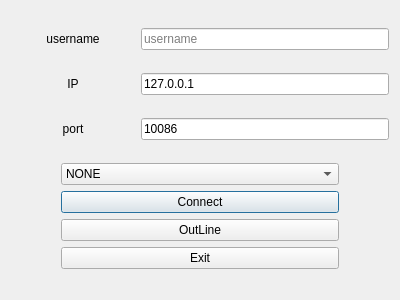
<?xml version="1.0" encoding="UTF-8"?>
<ui version="4.0">
 <class>ConnectDialog</class>
 <widget class="QDialog" name="ConnectDialog">
  <property name="geometry">
   <rect>
    <x>0</x>
    <y>0</y>
    <width>400</width>
    <height>300</height>
   </rect>
  </property>
  <property name="windowTitle">
   <string>Connect</string>
  </property>
  <layout class="QVBoxLayout" name="verticalLayout">
   <item>
    <layout class="QHBoxLayout" name="horizontalLayout" stretch="1,2">
     <item>
      <widget class="QLabel" name="LabelUserName">
       <property name="text">
        <string>username</string>
       </property>
       <property name="alignment">
        <set>Qt::AlignCenter</set>
       </property>
      </widget>
     </item>
     <item>
      <widget class="QLineEdit" name="lineEditUserName">
       <property name="placeholderText">
        <string>username</string>
       </property>
      </widget>
     </item>
    </layout>
   </item>
   <item>
    <layout class="QHBoxLayout" name="horizontalLayout_2" stretch="1,2">
     <item>
      <widget class="QLabel" name="labelIp">
       <property name="text">
        <string>IP</string>
       </property>
       <property name="alignment">
        <set>Qt::AlignCenter</set>
       </property>
      </widget>
     </item>
     <item>
      <widget class="QLineEdit" name="lineEditIp">
       <property name="text">
        <string>127.0.0.1</string>
       </property>
      </widget>
     </item>
    </layout>
   </item>
   <item>
    <layout class="QHBoxLayout" name="horizontalLayout_3" stretch="1,2">
     <item>
      <widget class="QLabel" name="labelPort">
       <property name="text">
        <string>port</string>
       </property>
       <property name="alignment">
        <set>Qt::AlignCenter</set>
       </property>
      </widget>
     </item>
     <item>
      <widget class="QLineEdit" name="lineEditPort">
       <property name="text">
        <string>10086</string>
       </property>
      </widget>
     </item>
    </layout>
   </item>
   <item>
    <layout class="QVBoxLayout" name="verticalLayout_2">
     <property name="leftMargin">
      <number>50</number>
     </property>
     <property name="rightMargin">
      <number>50</number>
     </property>
     <item>
      <widget class="QComboBox" name="comboBoxColor">
       <property name="editable">
        <bool>false</bool>
       </property>
       <property name="currentIndex">
        <number>0</number>
       </property>
       <property name="insertPolicy">
        <enum>QComboBox::NoInsert</enum>
       </property>
       <property name="sizeAdjustPolicy">
        <enum>QComboBox::AdjustToContentsOnFirstShow</enum>
       </property>
       <property name="modelColumn">
        <number>0</number>
       </property>
       <item>
        <property name="text">
         <string>NONE</string>
        </property>
       </item>
       <item>
        <property name="text">
         <string>BLACK</string>
        </property>
       </item>
       <item>
        <property name="text">
         <string>WHITE</string>
        </property>
       </item>
      </widget>
     </item>
     <item>
      <widget class="QPushButton" name="pushButton_2">
       <property name="text">
        <string>Connect</string>
       </property>
      </widget>
     </item>
     <item>
      <widget class="QPushButton" name="pushButtonOutLine">
       <property name="text">
        <string>OutLine</string>
       </property>
      </widget>
     </item>
     <item>
      <widget class="QPushButton" name="pushButtonExit">
       <property name="text">
        <string>Exit</string>
       </property>
      </widget>
     </item>
    </layout>
   </item>
  </layout>
 </widget>
 <resources/>
 <connections>
  <connection>
   <sender>pushButton_2</sender>
   <signal>clicked()</signal>
   <receiver>ConnectDialog</receiver>
   <slot>onClickConnectSlot()</slot>
   <hints>
    <hint type="sourcelabel">
     <x>173</x>
     <y>200</y>
    </hint>
    <hint type="destinationlabel">
     <x>377</x>
     <y>201</y>
    </hint>
   </hints>
  </connection>
  <connection>
   <sender>pushButtonOutLine</sender>
   <signal>clicked()</signal>
   <receiver>ConnectDialog</receiver>
   <slot>onClickOutlineSlot()</slot>
   <hints>
    <hint type="sourcelabel">
     <x>213</x>
     <y>236</y>
    </hint>
    <hint type="destinationlabel">
     <x>387</x>
     <y>247</y>
    </hint>
   </hints>
  </connection>
  <connection>
   <sender>pushButtonExit</sender>
   <signal>clicked()</signal>
   <receiver>ConnectDialog</receiver>
   <slot>reject()</slot>
   <hints>
    <hint type="sourcelabel">
     <x>265</x>
     <y>272</y>
    </hint>
    <hint type="destinationlabel">
     <x>372</x>
     <y>279</y>
    </hint>
   </hints>
  </connection>
 </connections>
 <slots>
  <slot>onClickConnectSlot()</slot>
  <slot>onClickOutlineSlot()</slot>
 </slots>
</ui>
